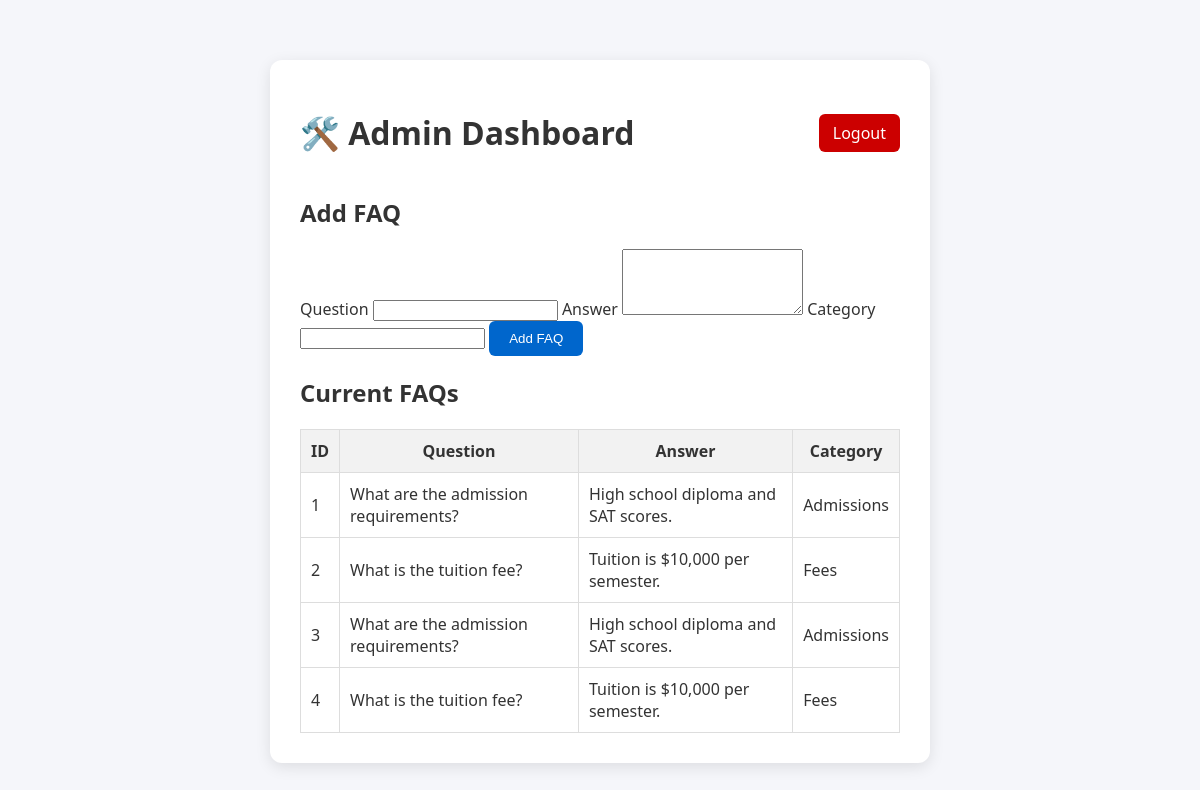
/admin/dashboard (signed in), run on an earlier commit of the app's database.
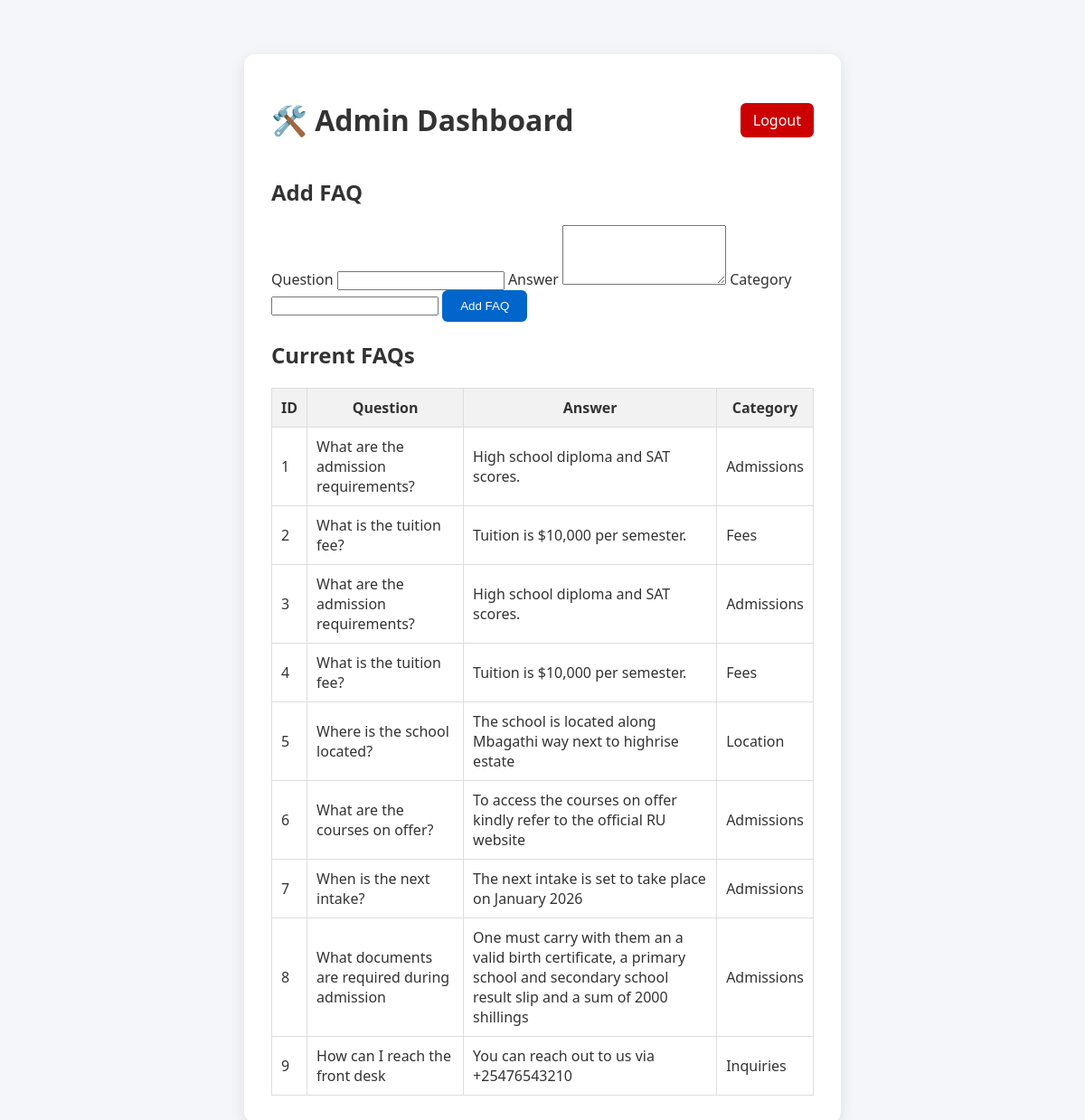
And on a later commit of the database.
### tables this page shows
CREATE TABLE KnowledgeBase (
                 EntryID INTEGER PRIMARY KEY AUTOINCREMENT,
                 Question TEXT,
                 Answer TEXT,
                 Category TEXT,
                 LastUpdated DATETIME
                 );

### app.py (the view, shortened to what this page needs)
@app.route('/admin/dashboard', methods=['GET', 'POST'])
def admin_dashboard():
    if 'admin' not in session:
        return redirect(url_for('admin_login'))
    return render_template('admin_dashboard.html', faqs=get_faqs())

### database.py (called while the page is built)
def get_faqs():
    conn = sqlite3.connect('chatbot.db')
    c = conn.cursor()
    c.execute("SELECT EntryID, Question, Answer, Category FROM KnowledgeBase")
    faqs = c.fetchall()
    conn.close()
    return faqs

### templates/admin_dashboard.html (shortened to what this page needs)
<!DOCTYPE html>
<html lang="en">
<head>
    <link rel="stylesheet" href="{{ url_for('static', filename='css/style.css') }}">
</head>
<body class="admin-page">
    <div class="admin-container">
        <header class="admin-header">
            <h1>🛠️ Admin Dashboard</h1>
            <a href="{{ url_for('admin_logout') }}" class="logout-btn">Logout</a>
        </header>
        <section class="form-section">
            <h2>Add FAQ</h2>
            <form method="POST" class="faq-form">
                <label>Question</label>
                <input type="text" name="question" required>
                <label>Answer</label>
                <textarea name="answer" rows="4" required></textarea>
                <label>Category</label>
                <input type="text" name="category" required>
                <button type="submit" class="primary-btn">Add FAQ</button>
            </form>
        </section>
        <section class="table-section">
            <h2>Current FAQs</h2>
            <table>
                <thead>
                    <tr>
                        <th>ID</th>
                        <th>Question</th>
                        <th>Answer</th>
                        <th>Category</th>
                    </tr>
                </thead>
                <tbody>
                    {% for faq in faqs %}
                        <tr>
                            <td>{{ faq[0] }}</td>
                            <td>{{ faq[1] }}</td>
                            <td>{{ faq[2] }}</td>
                            <td>{{ faq[3] }}</td>
                        </tr>
                    {% endfor %}
                </tbody>
            </table>
        </section>
    </div>
</body>
</html>

### static/css/style.css (style rules this page uses)
body { font-family: 'Segoe UI', Tahoma, sans-serif; margin: 0; background-color: #f5f6fa; color: #333; }
.admin-container, .login-container { max-width: 600px; margin: 60px auto; background: #fff; padding: 30px; border-radius: 12px; box-shadow: 0 4px 15px rgba(0,0,0,0.1); }
.admin-header { display: flex; justify-content: space-between; align-items: center; }
.logout-btn { text-decoration: none; background: #cc0000; color: white; padding: 8px 14px; border-radius: 6px; transition: background 0.3s ease; }
.primary-btn { background: #0066cc; color: white; border: none; padding: 10px 20px; border-radius: 6px; cursor: pointer; }
table { width: 100%; border-collapse: collapse; margin-top: 15px; }
th, td { border: 1px solid #ddd; padding: 10px; }
th { background: #f2f2f2; }

What changed in the data, as far as the page shows it:
added KnowledgeBase: EntryID "5", Question "Where is the school located?", Answer "The school is located along Mbagathi way next to highrise estate", Category "Location"
added KnowledgeBase: EntryID "6", Question "What are the courses on offer?", Answer "To access the courses on offer kindly refer to the official RU website", Category "Admissions"
added KnowledgeBase: EntryID "7", Question "When is the next intake?", Answer "The next intake is set to take place on January 2026", Category "Admissions"
added KnowledgeBase: EntryID "8", Question "What documents are required during admission", Answer "One must carry with them an a valid birth certificate, a primary school and secondary school result slip and a sum of 2000 shillings", Category "Admissions"
added KnowledgeBase: EntryID "9", Question "How can I reach the front desk", Answer "You can reach out to us via +25476543210", Category "Inquiries"
